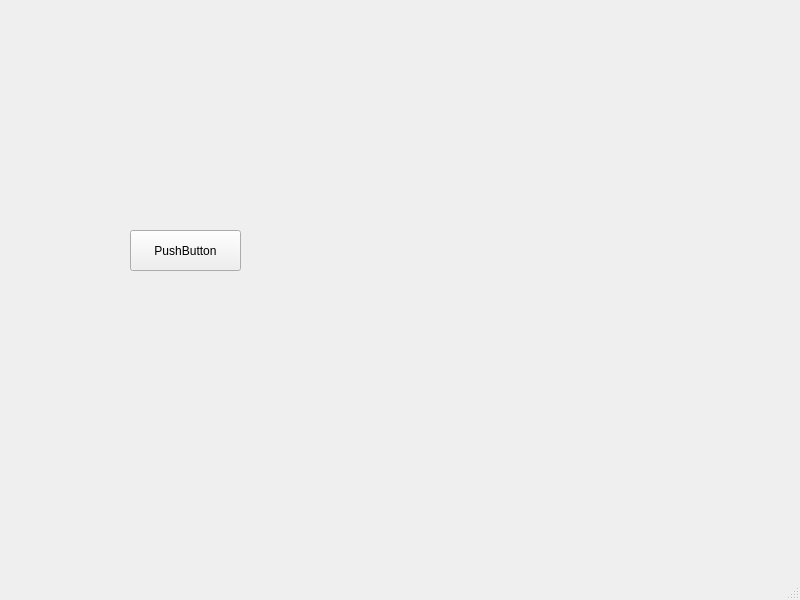
<?xml version="1.0" encoding="UTF-8"?>
<ui version="4.0">
 <class>MainWindow</class>
 <widget class="QMainWindow" name="MainWindow">
  <property name="geometry">
   <rect>
    <x>0</x>
    <y>0</y>
    <width>800</width>
    <height>600</height>
   </rect>
  </property>
  <property name="windowTitle">
   <string>MainWindow</string>
  </property>
  <widget class="QWidget" name="centralwidget">
   <widget class="QPushButton" name="pushButton">
    <property name="geometry">
     <rect>
      <x>130</x>
      <y>230</y>
      <width>111</width>
      <height>41</height>
     </rect>
    </property>
    <property name="text">
     <string>PushButton</string>
    </property>
   </widget>
  </widget>
  <widget class="QMenuBar" name="menubar">
   <property name="geometry">
    <rect>
     <x>0</x>
     <y>0</y>
     <width>800</width>
     <height>22</height>
    </rect>
   </property>
  </widget>
  <widget class="QStatusBar" name="statusbar"/>
 </widget>
 <resources/>
 <connections/>
</ui>
